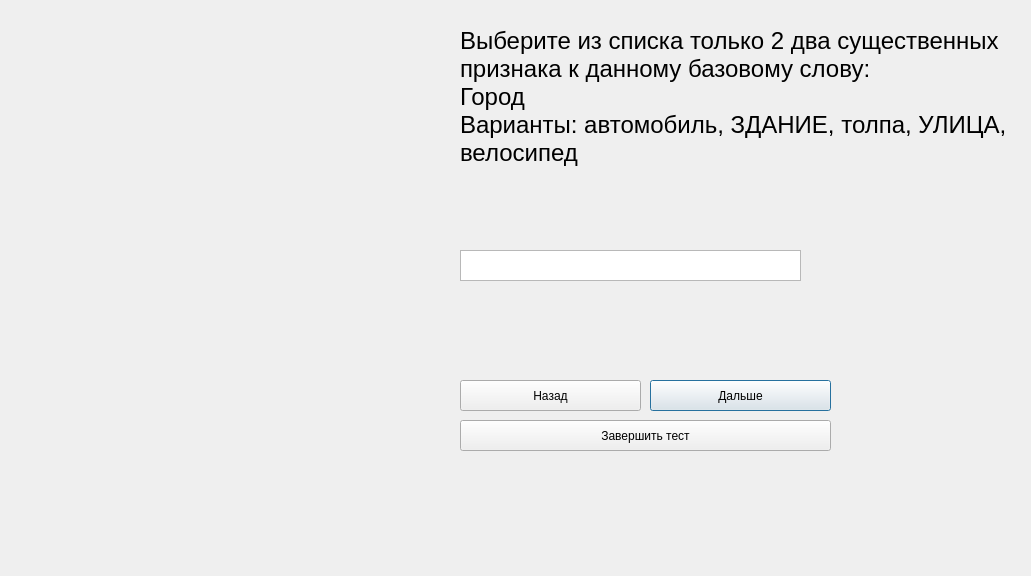
<?xml version="1.0" encoding="UTF-8"?>
<ui version="4.0">
 <class>testform18</class>
 <widget class="QDialog" name="testform18">
  <property name="geometry">
   <rect>
    <x>0</x>
    <y>0</y>
    <width>1031</width>
    <height>576</height>
   </rect>
  </property>
  <property name="windowTitle">
   <string>Dialog</string>
  </property>
  <widget class="QLabel" name="image">
   <property name="geometry">
    <rect>
     <x>10</x>
     <y>30</y>
     <width>411</width>
     <height>331</height>
    </rect>
   </property>
   <property name="text">
    <string/>
   </property>
  </widget>
  <widget class="QPushButton" name="next_pushButton_2">
   <property name="geometry">
    <rect>
     <x>650</x>
     <y>380</y>
     <width>181</width>
     <height>31</height>
    </rect>
   </property>
   <property name="text">
    <string>Дальше</string>
   </property>
  </widget>
  <widget class="QPushButton" name="back_pushButton">
   <property name="geometry">
    <rect>
     <x>460</x>
     <y>380</y>
     <width>181</width>
     <height>31</height>
    </rect>
   </property>
   <property name="text">
    <string>Назад</string>
   </property>
  </widget>
  <widget class="QLabel" name="question">
   <property name="geometry">
    <rect>
     <x>460</x>
     <y>20</y>
     <width>551</width>
     <height>181</height>
    </rect>
   </property>
   <property name="sizePolicy">
    <sizepolicy hsizetype="Preferred" vsizetype="Preferred">
     <horstretch>0</horstretch>
     <verstretch>0</verstretch>
    </sizepolicy>
   </property>
   <property name="font">
    <font>
     <pointsize>18</pointsize>
    </font>
   </property>
   <property name="mouseTracking">
    <bool>true</bool>
   </property>
   <property name="tabletTracking">
    <bool>false</bool>
   </property>
   <property name="focusPolicy">
    <enum>Qt::NoFocus</enum>
   </property>
   <property name="contextMenuPolicy">
    <enum>Qt::PreventContextMenu</enum>
   </property>
   <property name="autoFillBackground">
    <bool>false</bool>
   </property>
   <property name="midLineWidth">
    <number>-2</number>
   </property>
   <property name="text">
    <string>Выберите из списка только 2 два существенных признака к данному базовому слову:
Город
Варианты: автомобиль, ЗДАНИЕ, толпа, УЛИЦА, велосипед
</string>
   </property>
   <property name="textFormat">
    <enum>Qt::AutoText</enum>
   </property>
   <property name="scaledContents">
    <bool>false</bool>
   </property>
   <property name="wordWrap">
    <bool>true</bool>
   </property>
   <property name="openExternalLinks">
    <bool>false</bool>
   </property>
  </widget>
  <widget class="QTextEdit" name="textEdit">
   <property name="geometry">
    <rect>
     <x>460</x>
     <y>250</y>
     <width>341</width>
     <height>31</height>
    </rect>
   </property>
  </widget>
  <widget class="QPushButton" name="finish_pushButton">
   <property name="geometry">
    <rect>
     <x>460</x>
     <y>420</y>
     <width>371</width>
     <height>31</height>
    </rect>
   </property>
   <property name="text">
    <string>Завершить тест</string>
   </property>
  </widget>
 </widget>
 <resources/>
 <connections/>
</ui>
